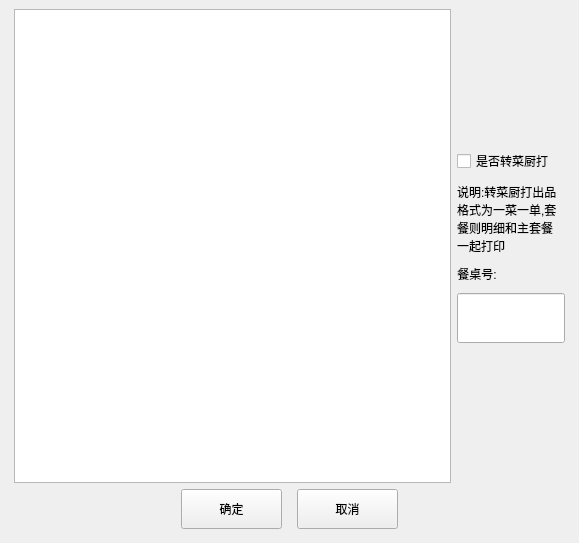
<?xml version="1.0" encoding="UTF-8"?>
<ui version="4.0">
 <class>cook_operation</class>
 <widget class="QDialog" name="cook_operation">
  <property name="geometry">
   <rect>
    <x>0</x>
    <y>0</y>
    <width>579</width>
    <height>543</height>
   </rect>
  </property>
  <property name="windowTitle">
   <string>Dialog</string>
  </property>
  <layout class="QVBoxLayout" name="verticalLayout_3">
   <property name="leftMargin">
    <number>9</number>
   </property>
   <property name="topMargin">
    <number>9</number>
   </property>
   <property name="rightMargin">
    <number>9</number>
   </property>
   <property name="bottomMargin">
    <number>9</number>
   </property>
   <item>
    <layout class="QVBoxLayout" name="verticalLayout_2">
     <property name="leftMargin">
      <number>5</number>
     </property>
     <property name="rightMargin">
      <number>5</number>
     </property>
     <property name="bottomMargin">
      <number>5</number>
     </property>
     <item>
      <layout class="QHBoxLayout" name="horizontalLayout_2">
       <item>
        <widget class="QTableView" name="tableView"/>
       </item>
       <item>
        <layout class="QVBoxLayout" name="verticalLayout">
         <property name="spacing">
          <number>10</number>
         </property>
         <item>
          <spacer name="verticalSpacer">
           <property name="orientation">
            <enum>Qt::Vertical</enum>
           </property>
           <property name="sizeHint" stdset="0">
            <size>
             <width>20</width>
             <height>40</height>
            </size>
           </property>
          </spacer>
         </item>
         <item>
          <widget class="QCheckBox" name="checkBox">
           <property name="sizePolicy">
            <sizepolicy hsizetype="Fixed" vsizetype="Fixed">
             <horstretch>0</horstretch>
             <verstretch>0</verstretch>
            </sizepolicy>
           </property>
           <property name="text">
            <string>是否转菜厨打</string>
           </property>
          </widget>
         </item>
         <item>
          <widget class="QLabel" name="label_2">
           <property name="sizePolicy">
            <sizepolicy hsizetype="Fixed" vsizetype="Fixed">
             <horstretch>0</horstretch>
             <verstretch>0</verstretch>
            </sizepolicy>
           </property>
           <property name="text">
            <string>说明:转菜厨打出品
格式为一菜一单,套
餐则明细和主套餐
一起打印</string>
           </property>
          </widget>
         </item>
         <item>
          <widget class="QLabel" name="label_3">
           <property name="sizePolicy">
            <sizepolicy hsizetype="Fixed" vsizetype="Fixed">
             <horstretch>0</horstretch>
             <verstretch>0</verstretch>
            </sizepolicy>
           </property>
           <property name="text">
            <string>餐桌号:</string>
           </property>
           <property name="alignment">
            <set>Qt::AlignCenter</set>
           </property>
          </widget>
         </item>
         <item>
          <widget class="QLineEdit" name="lineEdit">
           <property name="sizePolicy">
            <sizepolicy hsizetype="Fixed" vsizetype="Fixed">
             <horstretch>0</horstretch>
             <verstretch>0</verstretch>
            </sizepolicy>
           </property>
           <property name="minimumSize">
            <size>
             <width>0</width>
             <height>50</height>
            </size>
           </property>
          </widget>
         </item>
         <item>
          <spacer name="verticalSpacer_2">
           <property name="orientation">
            <enum>Qt::Vertical</enum>
           </property>
           <property name="sizeHint" stdset="0">
            <size>
             <width>20</width>
             <height>40</height>
            </size>
           </property>
          </spacer>
         </item>
        </layout>
       </item>
      </layout>
     </item>
     <item>
      <layout class="QHBoxLayout" name="horizontalLayout">
       <property name="spacing">
        <number>15</number>
       </property>
       <item>
        <spacer name="horizontalSpacer">
         <property name="orientation">
          <enum>Qt::Horizontal</enum>
         </property>
         <property name="sizeHint" stdset="0">
          <size>
           <width>40</width>
           <height>20</height>
          </size>
         </property>
        </spacer>
       </item>
       <item>
        <widget class="QPushButton" name="pushButton_7">
         <property name="sizePolicy">
          <sizepolicy hsizetype="Fixed" vsizetype="Fixed">
           <horstretch>0</horstretch>
           <verstretch>0</verstretch>
          </sizepolicy>
         </property>
         <property name="minimumSize">
          <size>
           <width>101</width>
           <height>40</height>
          </size>
         </property>
         <property name="focusPolicy">
          <enum>Qt::NoFocus</enum>
         </property>
         <property name="text">
          <string>确定</string>
         </property>
         <property name="outer_stylesheet" stdset="0">
          <string>pushbutton</string>
         </property>
        </widget>
       </item>
       <item>
        <widget class="QPushButton" name="pushButton_15">
         <property name="sizePolicy">
          <sizepolicy hsizetype="Fixed" vsizetype="Fixed">
           <horstretch>0</horstretch>
           <verstretch>0</verstretch>
          </sizepolicy>
         </property>
         <property name="minimumSize">
          <size>
           <width>101</width>
           <height>40</height>
          </size>
         </property>
         <property name="focusPolicy">
          <enum>Qt::NoFocus</enum>
         </property>
         <property name="text">
          <string>取消</string>
         </property>
         <property name="outer_stylesheet" stdset="0">
          <string>pushbutton</string>
         </property>
        </widget>
       </item>
       <item>
        <spacer name="horizontalSpacer_2">
         <property name="orientation">
          <enum>Qt::Horizontal</enum>
         </property>
         <property name="sizeHint" stdset="0">
          <size>
           <width>40</width>
           <height>20</height>
          </size>
         </property>
        </spacer>
       </item>
      </layout>
     </item>
    </layout>
   </item>
  </layout>
 </widget>
 <resources/>
 <connections/>
</ui>
